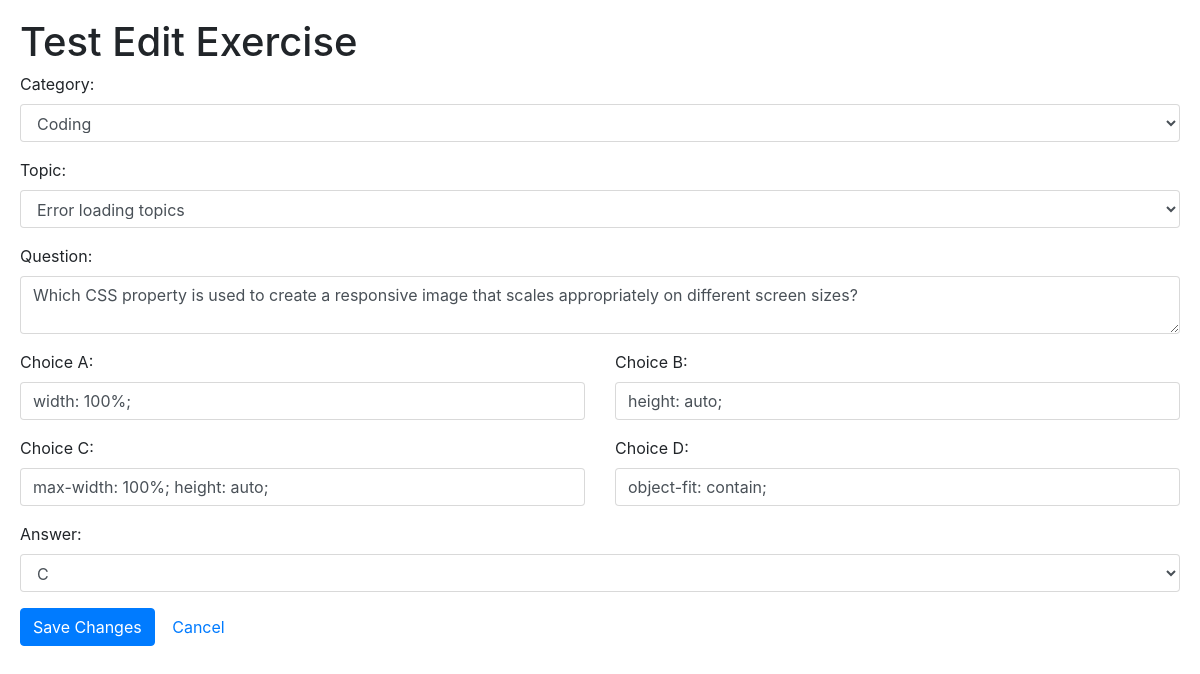
The page /admin/modules/exercises/test_edit.php?id=20250529 (signed in) on the database its author committed.
### tables this page shows
CREATE TABLE `tblexercise` (
  `ExerciseID` int(11) NOT NULL,
  `LessonID` int(11) NOT NULL,
  `CategoryID` int(11) DEFAULT NULL,
  `TopicID` int(11) DEFAULT NULL,
  `Question` text NOT NULL,
  `ChoiceA` text NOT NULL,
  `ChoiceB` text NOT NULL,
  `ChoiceC` text NOT NULL,
  `ChoiceD` text NOT NULL,
  `Answer` varchar(90) NOT NULL,
  `ExercisesDate` date NOT NULL
);

### include/database.php (called while the page is built, shortened)
<?php
class Database {
	var $sql_string = '';
	private $conn;
	public function open_connection() {
		$this->conn = mysqli_connect(server,user,pass);
		if(!$this->conn){
			echo "Problem in database connection! Contact administrator!";
			exit();
		}else{
			$db_select = mysqli_select_db($this->conn,database_name);
		}
	}
	function setQuery($sql='') {
		$this->sql_string=$sql;
	}
	function executeQuery() {
		$result = mysqli_query($this->conn,$this->sql_string);
		return $result;
	}
	private function confirm_query($result) {
		return $result;
	}
	function loadResultList( $key='' ) {
		$cur = $this->executeQuery();
		$array = array();
		while ($row = mysqli_fetch_object($cur)) {
			if ($key) {
				$array[$row->$key] = $row;
			} else {
				$array[] = $row;
			}
		}
		return $array;
	}
	function loadSingleResult() {
		$cur = $this->executeQuery();
		while ($row = mysqli_fetch_object($cur)) {
		return $data = $row;
		}
	}
}
$mydb = new Database();
?>

### include/exercises.php (called while the page is built, shortened)
<?php
require_once(LIB_PATH.DS.'database.php');
class Exercise {
	protected static  $tblname = "tblexercise";
	function single_exercise($id=""){
			global $mydb;
			$mydb->setQuery("SELECT * FROM ".self::$tblname."
				Where ExerciseID= '{$id}' LIMIT 1");
			$cur = $mydb->loadSingleResult();
			return $cur;
	}
}
?>

### admin/modules/exercises/test_edit.php (the view, shortened to what this page needs)
<?php
require_once ("../../../include/initialize.php");
$id = isset($_GET['id']) ? $_GET['id'] : '';
$exercise = New Exercise();
$res = $exercise->single_exercise($id);
?>
<!DOCTYPE html>
<html>
<head>
    <link href="<?php echo web_root; ?>css/bootstrap.min.css" rel="stylesheet">
</head>
<body style="padding: 20px;">
<h1>Test Edit Exercise</h1>
<form method="POST" action="controller.php?action=edit">
    <div class="form-group">
        <label>Category:</label>
        <select name="Category" id="testCategory" class="form-control" required onchange="loadTestTopics()">
            <?php
            $sql = "SELECT * FROM tblcategories WHERE IsActive = 1 ORDER BY CategoryName";
            $mydb->setQuery($sql);
            $categories = $mydb->loadResultList();
            foreach ($categories as $category) {
                $selected = ($category->CategoryID == $res->CategoryID) ? 'selected' : '';
                echo '<option value="'.$category->CategoryID.'" '.$selected.'>'.$category->CategoryName.'</option>';
            }
            ?>
        </select>
    </div>
    <div class="form-group">
        <label>Topic:</label>
        <select name="Topic" id="testTopic" class="form-control" required>
            <option value="">Loading...</option>
        </select>
    </div>
    <div class="form-group">
        <label>Question:</label>
        <textarea name="Question" class="form-control" required><?php echo htmlspecialchars($res->Question); ?></textarea>
    </div>
    <div class="row">
        <div class="col-md-6">
            <div class="form-group">
                <label>Choice A:</label>
                <input type="text" name="ChoiceA" class="form-control" value="<?php echo htmlspecialchars($res->ChoiceA); ?>" required>
            </div>
        </div>
        <div class="col-md-6">
            <div class="form-group">
                <label>Choice B:</label>
                <input type="text" name="ChoiceB" class="form-control" value="<?php echo htmlspecialchars($res->ChoiceB); ?>" required>
            </div>
        </div>
    </div>
    <div class="row">
        <div class="col-md-6">
            <div class="form-group">
                <label>Choice C:</label>
                <input type="text" name="ChoiceC" class="form-control" value="<?php echo htmlspecialchars($res->ChoiceC); ?>" required>
            </div>
        </div>
        <div class="col-md-6">
            <div class="form-group">
                <label>Choice D:</label>
                <input type="text" name="ChoiceD" class="form-control" value="<?php echo htmlspecialchars($res->ChoiceD); ?>" required>
            </div>
        </div>
    </div>
    <div class="form-group">
        <label>Answer:</label>
        <select name="Answer" class="form-control" required>
            <option value="C" <?php echo ($res->Answer == 'C') ? 'selected' : ''; ?>>C</option>
        </select>
    </div>
    <button type="submit" name="save" class="btn btn-primary">Save Changes</button>
    <a href="index.php" class="btn btn-default">Cancel</a>
</form>
</body>
</html>

### rows shown on the page
tblexercise: Question "Which CSS property is used to create a responsive image that scales appropriately on different screen sizes?", ChoiceA "width: 100%;", ChoiceB "height: auto;", ChoiceC "max-width: 100%; height: auto;", ChoiceD "object-fit: contain;", Answer "C"

### other values the page prints
form field Category "Coding"
